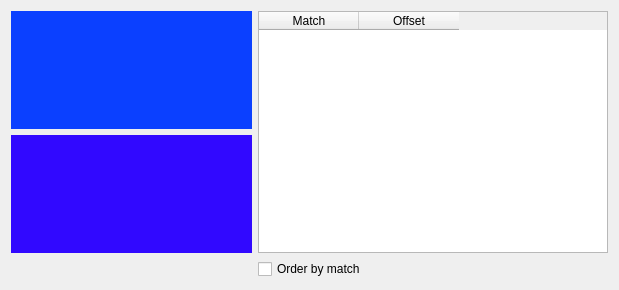
<?xml version="1.0" encoding="UTF-8"?>
<ui version="4.0">
 <class>cross_correlationDialog</class>
 <widget class="QDialog" name="cross_correlationDialog">
  <property name="geometry">
   <rect>
    <x>0</x>
    <y>0</y>
    <width>619</width>
    <height>290</height>
   </rect>
  </property>
  <property name="windowTitle">
   <string>Cross-correlation</string>
  </property>
  <layout class="QGridLayout" name="gridLayout">
   <item row="2" column="1">
    <widget class="QCheckBox" name="orderCheckBox">
     <property name="text">
      <string>Order by match</string>
     </property>
    </widget>
   </item>
   <item row="1" column="0">
    <layout class="QVBoxLayout" name="verticalLayout">
     <property name="sizeConstraint">
      <enum>QLayout::SetMaximumSize</enum>
     </property>
     <item>
      <widget class="OscillogramWidget" name="oscillogramWidget" native="true">
       <property name="styleSheet">
        <string notr="true">background-color: rgb(11, 64, 255);</string>
       </property>
      </widget>
     </item>
     <item>
      <widget class="SpectrogramWidget" name="spectrogramWidget" native="true">
       <property name="styleSheet">
        <string notr="true">background-color: rgb(49, 8, 255);</string>
       </property>
      </widget>
     </item>
    </layout>
   </item>
   <item row="1" column="1">
    <widget class="QTableWidget" name="matchTableWidget">
     <property name="sizePolicy">
      <sizepolicy hsizetype="Expanding" vsizetype="Expanding">
       <horstretch>0</horstretch>
       <verstretch>0</verstretch>
      </sizepolicy>
     </property>
     <property name="maximumSize">
      <size>
       <width>350</width>
       <height>16777215</height>
      </size>
     </property>
     <property name="editTriggers">
      <set>QAbstractItemView::NoEditTriggers</set>
     </property>
     <property name="showDropIndicator" stdset="0">
      <bool>false</bool>
     </property>
     <property name="dragDropOverwriteMode">
      <bool>false</bool>
     </property>
     <property name="alternatingRowColors">
      <bool>true</bool>
     </property>
     <property name="selectionBehavior">
      <enum>QAbstractItemView::SelectRows</enum>
     </property>
     <property name="verticalScrollMode">
      <enum>QAbstractItemView::ScrollPerPixel</enum>
     </property>
     <property name="horizontalScrollMode">
      <enum>QAbstractItemView::ScrollPerPixel</enum>
     </property>
     <property name="columnCount">
      <number>2</number>
     </property>
     <column>
      <property name="text">
       <string>Match</string>
      </property>
     </column>
     <column>
      <property name="text">
       <string>Offset</string>
      </property>
     </column>
    </widget>
   </item>
  </layout>
 </widget>
 <customwidgets>
  <customwidget>
   <class>OscillogramWidget</class>
   <extends>QWidget</extends>
   <header>duetto.widgets.OscillogramWidget</header>
   <container>1</container>
  </customwidget>
  <customwidget>
   <class>SpectrogramWidget</class>
   <extends>QWidget</extends>
   <header>duetto.widgets.SpectrogramWidget</header>
   <container>1</container>
  </customwidget>
 </customwidgets>
 <resources/>
 <connections/>
</ui>
